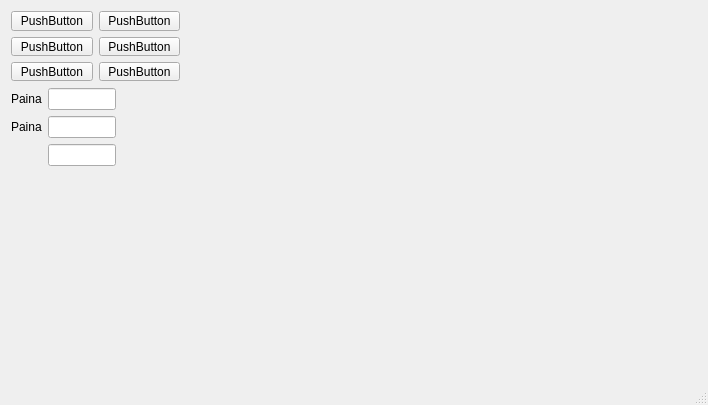
<?xml version="1.0" encoding="UTF-8"?>
<ui version="4.0">
 <class>MainWindow</class>
 <widget class="QMainWindow" name="MainWindow">
  <property name="geometry">
   <rect>
    <x>0</x>
    <y>0</y>
    <width>708</width>
    <height>405</height>
   </rect>
  </property>
  <property name="windowTitle">
   <string>MainWindow</string>
  </property>
  <widget class="QWidget" name="centralwidget">
   <widget class="QWidget" name="gridLayoutWidget">
    <property name="geometry">
     <rect>
      <x>11</x>
      <y>11</y>
      <width>169</width>
      <height>70</height>
     </rect>
    </property>
    <layout class="QGridLayout" name="gridLayout">
     <item row="0" column="1">
      <widget class="QPushButton" name="pushButton_3">
       <property name="text">
        <string>PushButton</string>
       </property>
      </widget>
     </item>
     <item row="1" column="1">
      <widget class="QPushButton" name="pushButton_4">
       <property name="text">
        <string>PushButton</string>
       </property>
      </widget>
     </item>
     <item row="0" column="0">
      <widget class="QPushButton" name="pushButton_2">
       <property name="text">
        <string>PushButton</string>
       </property>
      </widget>
     </item>
     <item row="1" column="0">
      <widget class="QPushButton" name="pushButton">
       <property name="text">
        <string>PushButton</string>
       </property>
      </widget>
     </item>
     <item row="2" column="0">
      <widget class="QPushButton" name="pushButton_5">
       <property name="text">
        <string>PushButton</string>
       </property>
      </widget>
     </item>
     <item row="2" column="1">
      <widget class="QPushButton" name="pushButton_6">
       <property name="text">
        <string>PushButton</string>
       </property>
      </widget>
     </item>
    </layout>
   </widget>
   <widget class="QWidget" name="formLayoutWidget">
    <property name="geometry">
     <rect>
      <x>11</x>
      <y>88</y>
      <width>105</width>
      <height>82</height>
     </rect>
    </property>
    <layout class="QFormLayout" name="formLayout">
     <item row="0" column="0">
      <widget class="QLabel" name="label">
       <property name="text">
        <string>Paina</string>
       </property>
      </widget>
     </item>
     <item row="0" column="1">
      <widget class="QLineEdit" name="lineEdit"/>
     </item>
     <item row="1" column="0">
      <widget class="QLabel" name="label_2">
       <property name="text">
        <string>Paina</string>
       </property>
      </widget>
     </item>
     <item row="1" column="1">
      <widget class="QLineEdit" name="lineEdit_2"/>
     </item>
     <item row="2" column="1">
      <widget class="QLineEdit" name="lineEdit_3"/>
     </item>
    </layout>
   </widget>
  </widget>
  <widget class="QMenuBar" name="menubar">
   <property name="geometry">
    <rect>
     <x>0</x>
     <y>0</y>
     <width>708</width>
     <height>17</height>
    </rect>
   </property>
  </widget>
  <widget class="QStatusBar" name="statusbar"/>
 </widget>
 <resources/>
 <connections/>
</ui>
